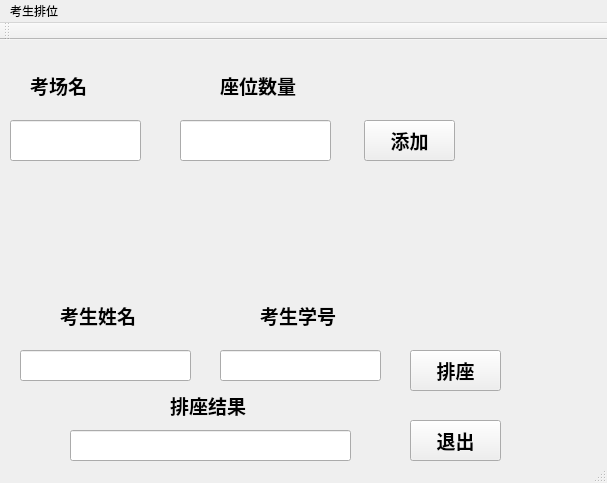
<?xml version="1.0" encoding="UTF-8"?>
<ui version="4.0">
 <class>MainWindow</class>
 <widget class="QMainWindow" name="MainWindow">
  <property name="geometry">
   <rect>
    <x>0</x>
    <y>0</y>
    <width>607</width>
    <height>483</height>
   </rect>
  </property>
  <property name="windowTitle">
   <string>MainWindow</string>
  </property>
  <widget class="QWidget" name="centralWidget">
   <widget class="QLabel" name="label">
    <property name="geometry">
     <rect>
      <x>30</x>
      <y>30</y>
      <width>91</width>
      <height>31</height>
     </rect>
    </property>
    <property name="font">
     <font>
      <family>华文新魏</family>
      <pointsize>14</pointsize>
      <weight>75</weight>
      <bold>true</bold>
     </font>
    </property>
    <property name="text">
     <string>考场名</string>
    </property>
   </widget>
   <widget class="QLabel" name="label_2">
    <property name="geometry">
     <rect>
      <x>220</x>
      <y>30</y>
      <width>91</width>
      <height>31</height>
     </rect>
    </property>
    <property name="font">
     <font>
      <family>华文新魏</family>
      <pointsize>14</pointsize>
      <weight>75</weight>
      <bold>true</bold>
     </font>
    </property>
    <property name="text">
     <string>座位数量</string>
    </property>
   </widget>
   <widget class="QPushButton" name="pushButton">
    <property name="geometry">
     <rect>
      <x>364</x>
      <y>80</y>
      <width>91</width>
      <height>41</height>
     </rect>
    </property>
    <property name="font">
     <font>
      <family>华文新魏</family>
      <pointsize>14</pointsize>
      <weight>75</weight>
      <bold>true</bold>
     </font>
    </property>
    <property name="text">
     <string>添加</string>
    </property>
   </widget>
   <widget class="QLineEdit" name="Room">
    <property name="geometry">
     <rect>
      <x>10</x>
      <y>80</y>
      <width>131</width>
      <height>41</height>
     </rect>
    </property>
   </widget>
   <widget class="QLineEdit" name="Seat_num">
    <property name="geometry">
     <rect>
      <x>180</x>
      <y>80</y>
      <width>151</width>
      <height>41</height>
     </rect>
    </property>
   </widget>
   <widget class="QPushButton" name="Read">
    <property name="geometry">
     <rect>
      <x>410</x>
      <y>310</y>
      <width>91</width>
      <height>41</height>
     </rect>
    </property>
    <property name="font">
     <font>
      <family>华文新魏</family>
      <pointsize>14</pointsize>
      <weight>75</weight>
      <bold>true</bold>
     </font>
    </property>
    <property name="text">
     <string>排座</string>
    </property>
   </widget>
   <widget class="QLineEdit" name="Name">
    <property name="geometry">
     <rect>
      <x>20</x>
      <y>310</y>
      <width>171</width>
      <height>31</height>
     </rect>
    </property>
   </widget>
   <widget class="QLineEdit" name="Num">
    <property name="geometry">
     <rect>
      <x>220</x>
      <y>310</y>
      <width>161</width>
      <height>31</height>
     </rect>
    </property>
   </widget>
   <widget class="QLineEdit" name="Result">
    <property name="geometry">
     <rect>
      <x>70</x>
      <y>390</y>
      <width>281</width>
      <height>31</height>
     </rect>
    </property>
    <property name="font">
     <font>
      <family>华文新魏</family>
      <pointsize>12</pointsize>
      <weight>50</weight>
      <italic>false</italic>
      <bold>false</bold>
     </font>
    </property>
    <property name="styleSheet">
     <string notr="true">font: 12pt &quot;华文新魏&quot;;</string>
    </property>
   </widget>
   <widget class="QLabel" name="label_3">
    <property name="geometry">
     <rect>
      <x>60</x>
      <y>260</y>
      <width>91</width>
      <height>31</height>
     </rect>
    </property>
    <property name="font">
     <font>
      <family>华文新魏</family>
      <pointsize>14</pointsize>
      <weight>75</weight>
      <bold>true</bold>
     </font>
    </property>
    <property name="text">
     <string>考生姓名</string>
    </property>
   </widget>
   <widget class="QLabel" name="label_4">
    <property name="geometry">
     <rect>
      <x>260</x>
      <y>260</y>
      <width>91</width>
      <height>31</height>
     </rect>
    </property>
    <property name="font">
     <font>
      <family>华文新魏</family>
      <pointsize>14</pointsize>
      <weight>75</weight>
      <bold>true</bold>
     </font>
    </property>
    <property name="text">
     <string>考生学号</string>
    </property>
   </widget>
   <widget class="QLabel" name="label_5">
    <property name="geometry">
     <rect>
      <x>170</x>
      <y>350</y>
      <width>91</width>
      <height>31</height>
     </rect>
    </property>
    <property name="font">
     <font>
      <family>华文新魏</family>
      <pointsize>14</pointsize>
      <weight>75</weight>
      <bold>true</bold>
     </font>
    </property>
    <property name="text">
     <string>排座结果</string>
    </property>
   </widget>
   <widget class="QPushButton" name="Quit">
    <property name="geometry">
     <rect>
      <x>410</x>
      <y>380</y>
      <width>91</width>
      <height>41</height>
     </rect>
    </property>
    <property name="font">
     <font>
      <family>华文新魏</family>
      <pointsize>14</pointsize>
      <weight>75</weight>
      <bold>true</bold>
     </font>
    </property>
    <property name="text">
     <string>退出</string>
    </property>
   </widget>
  </widget>
  <widget class="QMenuBar" name="menuBar">
   <property name="geometry">
    <rect>
     <x>0</x>
     <y>0</y>
     <width>607</width>
     <height>23</height>
    </rect>
   </property>
   <widget class="QMenu" name="menu">
    <property name="title">
     <string>考生排位</string>
    </property>
   </widget>
   <addaction name="menu"/>
  </widget>
  <widget class="QToolBar" name="mainToolBar">
   <attribute name="toolBarArea">
    <enum>TopToolBarArea</enum>
   </attribute>
   <attribute name="toolBarBreak">
    <bool>false</bool>
   </attribute>
  </widget>
  <widget class="QStatusBar" name="statusBar"/>
 </widget>
 <layoutdefault spacing="6" margin="11"/>
 <resources/>
 <connections/>
</ui>
